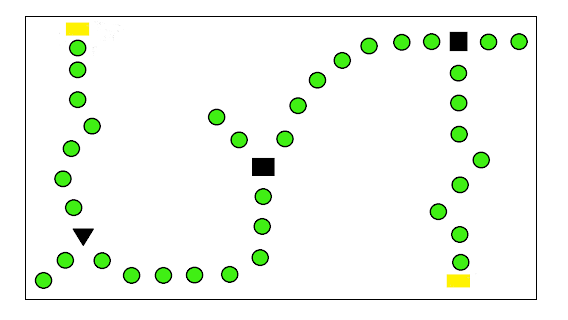
#> input picture Nexus/codes/shape.png, 568 x 320 px
$ python shape.py
#> lines starting #> are read from the running program, lines starting #| are printed output that depends on the picture; after the words box and inside, x2 and y2 are one past the last pixel; in counts of white or black regions, pixels touching at a corner belong together
from turtle import distance, width
import cv2
from cv2 import sqrt
import serial
import struct
import time


def distance(x1, y1, x2, y2):
    print(x2, y2)
    return round(sqrt(pow(x1-x2, 2)+pow(y1-y2, 2))[0][0], 2)


arduino = serial.Serial('COM6', 9600)
time.sleep(2)

img = cv2.imread('shape.png')
#> img is the input picture: shape (320, 568, 3); mean B, G, R 239.6, 247.5, 241.9
h, w, channel = img.shape
#> h = 320; w = 568; channel = 3
img = cv2.cvtColor(img, cv2.COLOR_BGR2GRAY)
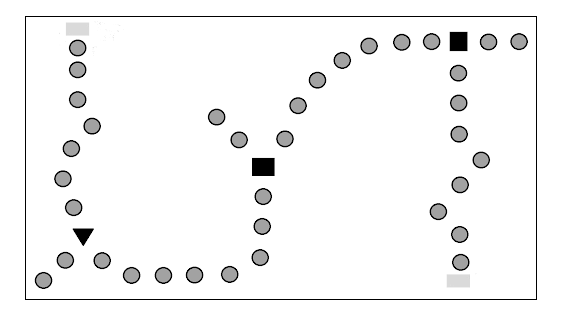
#> img: shape (320, 568); min 0, max 255, mean 244.9
val, thresh = cv2.threshold(img, 220, 250, cv2.THRESH_BINARY)
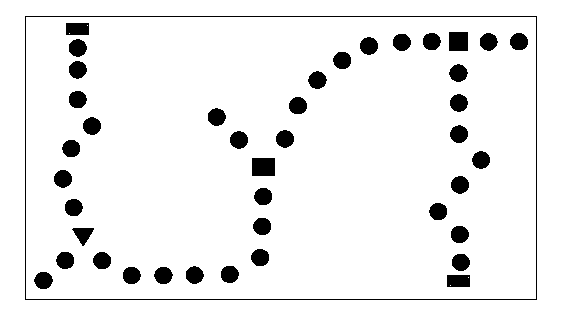
#> thresh: shape (320, 568); values 0 (black) and 250 (white), 93.4% white; 42 black regions
cv2.imshow("threshold", thresh)
contours, val = cv2.findContours(thresh, cv2.RETR_TREE, cv2.CHAIN_APPROX_NONE)
#> contours = 48 contours, 4 with area under 20; largest, box (x1, y1, x2, y2) and area: (0, 0, 568, 320) 180873, (24, 15, 538, 301) 146203, (26, 17, 536, 299) 143029, (251, 157, 276, 177) 454, (448, 31, 469, 52) 398; val = 48 rows, first 6: [-1, -1, 1, -1], [-1, -1, 2, 0], [-1, -1, 3, 1], [6, -1, 4, 2], [5, -1, -1, 3], [-1, 4, -1, 3]
dic = {}
min = 500
for contour in contours:
    approx = cv2.approxPolyDP(
        contour, 0.03 * cv2.arcLength(contour, True), True)
    cv2.drawContours(img, [approx], 0, (0, 0, 0), 1)
    x = approx.ravel()[0]
    y = approx.ravel()[1] - 5
    if len(approx) == 3:
        d = distance(h/2, w/2, x, y)
        print(d)
        dic[d] = ("t", (x, y))
        if d < min:
            min = d
        cv2.putText(img, "Triangle", (x, y),
                    cv2.FONT_HERSHEY_COMPLEX, 0.5, (0, 0, 0))

    elif len(approx) == 4:
        d = distance(h/2, w/2, x, y)
        dic[d] = ("r", (x, y))
        if d < min:
            min = d
        cv2.putText(img, "rectangle", (x, y),
                    cv2.FONT_HERSHEY_COMPLEX, 0.5, (150, 150, 160))

    elif len(approx) > 7:
        d = distance(h/2, w/2, x, y)
        print(d)
        dic[d] = ("c", (x, y))
        if d < min:
            min = d
#> this loop made 48 passes
#> (approx, x, y, d, min) on passes 1 to 4: ([[0, 0], [0, 319], [567, 319], [567, 0]], 0, -5, 330.3, 330.3), ([[24, 16], [536, 15], [537, 299], [25, 300]], 24, 11, 305, 305), ([[26, 17], [26, 298], [535, 298], [535, 17]], 26, 12, 303.2, 303.2), ([[446, 275], [469, 274], [470, 286], [447, 287]], 446, 270, 286.3, 286.3)
#> (approx, x, y, d) on passes 16, 24, 45, 46: ([[71, 229], [94, 228], [83, 246]], 71, 224, 107.3), ([[251, 158], [274, 157], [275, 175], [252, 176]], 251, 153, 159.5), ([[448, 32], [467, 31], [468, 50], [449, 51]], 448, 27, 386), ([[65, 23], [88, 22], [89, 34], [66, 35]], 65, 18, 282.5)
#| 0 -5
#| 24 11
#| 26 12
#| 446 270
#| 128 261
#| 39.41
#| 226 260
#| 70.23
#| 193 260
#| 40.8
#> (further printed lines are left out)
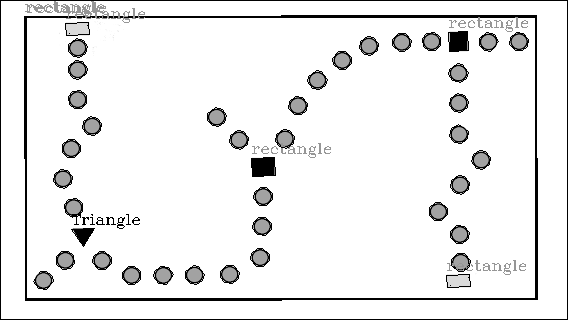
#> img: shape (320, 568); 4.33% of pixels changed, all inside (x1, y1, x2, y2) = (0, 0, 568, 320)
#> after the loop, dic = 40 items; min = 39.41
        # cv2.putText(img, "Circle", (x, y),
            #   cv2.FONT_HERSHEY_COMPLEX, 0.5, (0, 0, 0))
print("closest", dic[min])
#| closest ('c', (128, 261))
close = dic[min]
#> close = ('c', (128, 261))

if(close[0] == 'c'):
    speeda = 50*(close[1][0]-h)
#> speeda = -9600
    speedb = 50*(close[1][1]-w)
#> speedb = -15350
    blink = 0

if(close[0] == 'r'):
    speeda = 50*(close[1][0]-h)
    speedb = -120
    blink = 1

if(close[0] == 't'):
    speeda = -120
    speedb = 50*(close[1][1]-w)
    blink = 2

#> (the run stopped early here; a loop or call above may not have finished)

$ run again, with Nexus/codes/bar.png copied over Nexus/codes/shape.png
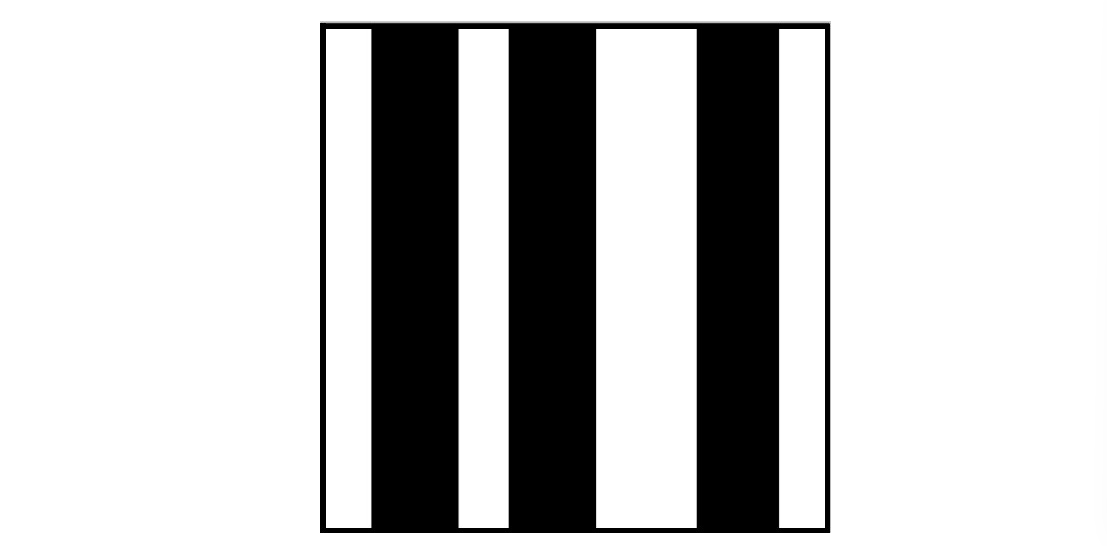
#> input picture Nexus/codes/bar.png, 1107 x 546 px
#> img is the input picture: shape (546, 1107, 3); min 0, max 255, mean 196.1
#> `val, thresh = cv2.threshold(img, 220, 250, cv2.THRESH_BINARY)`:
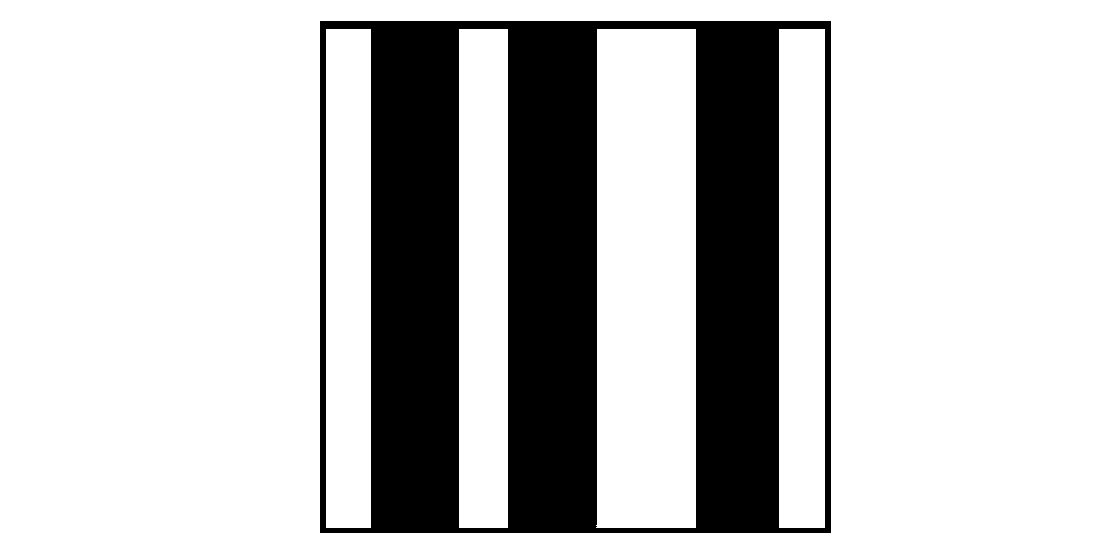
#> thresh: shape (546, 1107); values 0 (black) and 250 (white), 76.4% white; 1 black region
#> contours = 6 contours; box (x1, y1, x2, y2) and area: (0, 0, 1107, 546) 602770, (319, 20, 832, 534) 262654, (596, 29, 696, 528) 48806, (459, 29, 508, 528) 23904, (779, 29, 825, 528) 22410, (326, 29, 371, 528) 21912; val = [[-1, -1, 1, -1], [-1, -1, 2, 0], [3, -1, -1, 1], [4, 2, -1, 1], [5, 3, -1, 1], [-1, 4, -1, 1]]
#> the loop `for contour in contours:` made 6 passes
#> (approx, x, y, d) on passes 1 to 6: ([[0, 0], [0, 545], [1106, 545], [1106, 0]], 0, -5, 621.6), ([[319, 21], [830, 20], [831, 532], [320, 533]], 319, 16, 539.5), ([[779, 29], [779, 527], [824, 527], [824, 29]], 779, 24, 732.4), ([[597, 29], [596, 527], [695, 527], [695, 29]], 597, 24, 620.8), ([[459, 29], [459, 527], [507, 527], [507, 29]], 459, 24, 561.2), ([[326, 29], [326, 527], [370, 527], [370, 29]], 326, 24, 532.1)
#> (printed output is left out)
#> after the loop `for contour in contours:`:
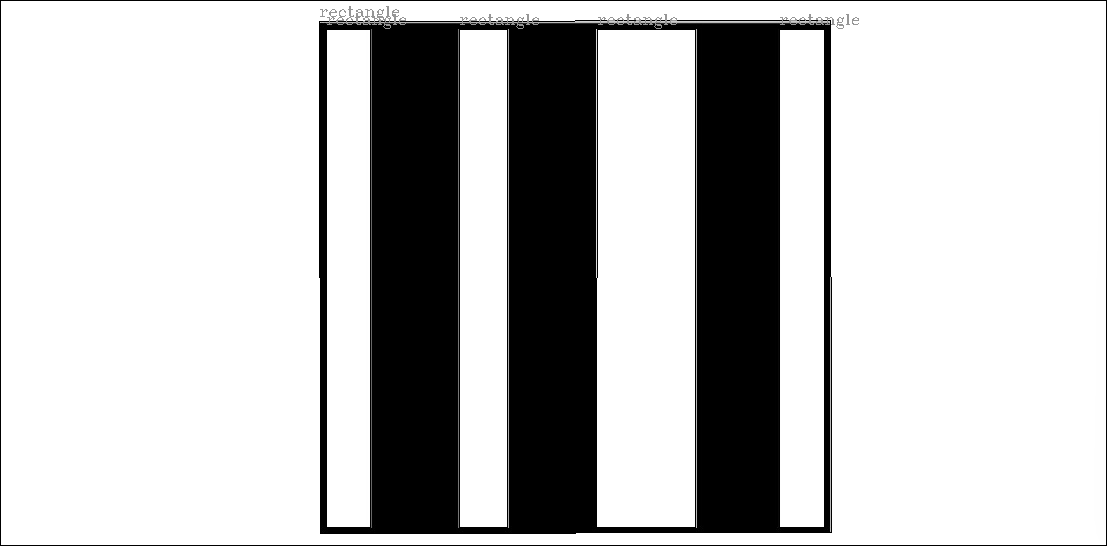
#> img: shape (546, 1107); min 0, max 255, mean 192.2
#> after the loop `for contour in contours:`: dic = {621.6: ('r', (0, -5)), 539.5: ('r', (319, 16)), 732.4: ('r', (779, 24)), 620.8: ('r', (597, 24)), 561.2: ('r', (459, 24)), 532.1: ('r', (326, 24))}; min = 500
